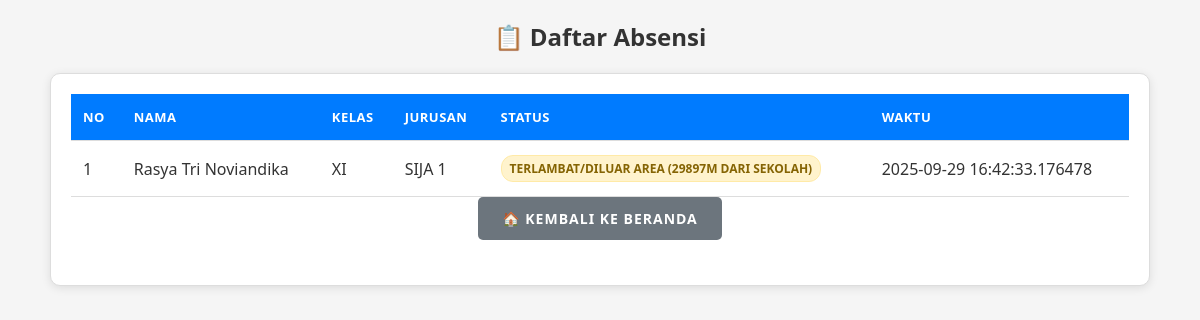
Before: /absensi with the older database file.
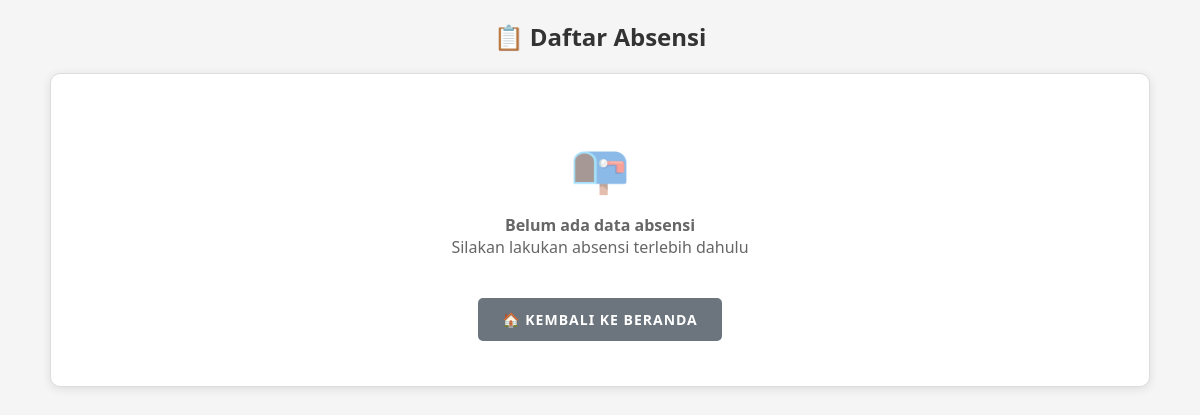
After: the same page with the newer database file.
### tables this page shows
CREATE TABLE absensi (
            id INTEGER PRIMARY KEY AUTOINCREMENT,
            siswa_id INTEGER,
            nama TEXT NOT NULL,
            kelas TEXT NOT NULL,
            jurusan TEXT NOT NULL,
            latitude REAL,
            longitude REAL,
            status TEXT NOT NULL,
            waktu TIMESTAMP DEFAULT CURRENT_TIMESTAMP
        );

### app.py (the view)
@app.route("/absensi")
def absensi_user():
    conn = sqlite3.connect(DB_NAME)
    cur = conn.cursor()
    cur.execute("SELECT nama, kelas, jurusan, status, waktu FROM absensi ORDER BY waktu DESC")
    absensi = cur.fetchall()
    conn.close()
    return render_template("user/absensi.html", absensi=absensi)

### templates/user/absensi.html (shortened to what this page needs)
<!DOCTYPE html>
<html lang="id">
<head>
</head>
<body>
<div class="container">
    <h2>📋 Daftar Absensi</h2>
    <div class="table-container">
        {% if absensi %}
        <table>
            <thead>
                <tr>
                    <th>No</th>
                    <th>Nama</th>
                    <th>Kelas</th>
                    <th>Jurusan</th>
                    <th>Status</th>
                    <th>Waktu</th>
                </tr>
            </thead>
            <tbody>
                {% for a in absensi %}
                <tr>
                    <td data-label="No">{{ loop.index }}</td>
                    <td data-label="Nama">{{ a[0] }}</td>
                    <td data-label="Kelas">{{ a[1] }}</td>
                    <td data-label="Jurusan">{{ a[2] }}</td>
                    <td data-label="Status">
                        {% if "HADIR" in a[3] %}
                            <span class="status-badge status-hadir">{{ a[3] }}</span>
                        {% elif "TERLAMBAT" in a[3] or "DILUAR AREA" in a[3] %}
                            <span class="status-badge status-terlambat">{{ a[3] }}</span>
                        {% else %}
                            <span class="status-badge status-alpha">{{ a[3] }}</span>
                        {% endif %}
                    </td>
                    <td data-label="Waktu">{{ a[4] }}</td>
                </tr>
                {% endfor %}
            </tbody>
        </table>
        {% else %}
        <div class="no-data">
            <div class="no-data-icon">📭</div>
            <p><strong>Belum ada data absensi</strong></p>
            <p>Silakan lakukan absensi terlebih dahulu</p>
        </div>
        {% endif %}
         <div class="button-group">
        <a href="{{ url_for('index') }}" class="button secondary">🏠 Kembali ke Beranda</a>
    </div>
    </div>
</div>
</body>
</html>

### templates/user/absensi.html (style rules this page uses)
* { margin: 0; padding: 0; box-sizing: border-box; font-family: 'Segoe UI', Tahoma, Geneva, Verdana, sans-serif; }
body { background: #f5f5f5; color: #333; padding: 20px; margin: 0; min-height: 100vh; }
h2 { text-align: center; margin-bottom: 20px; color: #333; font-weight: 600; }
.container { max-width: 1100px; margin: 0 auto; }
.button-group { display: flex; gap: 15px; margin-bottom: 25px; flex-wrap: wrap; justify-content: center; }
a.button { display: inline-block; padding: 12px 24px; background: #007bff; color: white; text-decoration: none; border-radius: 5px; font-weight: 600; transition: all 0.3s ease; text-transform: uppercase; letter-spacing: 1px; font-size: 14px; }
a.button.secondary { background: #6c757d; }
.table-container { background: #fff; padding: 20px; border-radius: 10px; box-shadow: 0 2px 10px rgba(0,0,0,0.1); border: 1px solid #ddd; overflow-x: auto; }
.no-data { text-align: center; padding: 40px 20px; color: #666; font-size: 16px; }
.no-data-icon { font-size: 48px; margin-bottom: 15px; opacity: 0.5; }
html { scroll-behavior: smooth; }

Changed rows visible on the page:
removed absensi: nama "Rasya Tri Noviandika", kelas "XI", jurusan "SIJA 1", status "TERLAMBAT/DILUAR AREA (29897M DARI SEKOLAH)", waktu "2025-09-29 16:42:33.176478"
Other visible differences:
text no longer shown: "NO NAMA KELAS JURUSAN STATUS WAKTU"
text now shown: "📭 Belum ada data absensi Silakan lakukan absensi terlebih dahulu"
